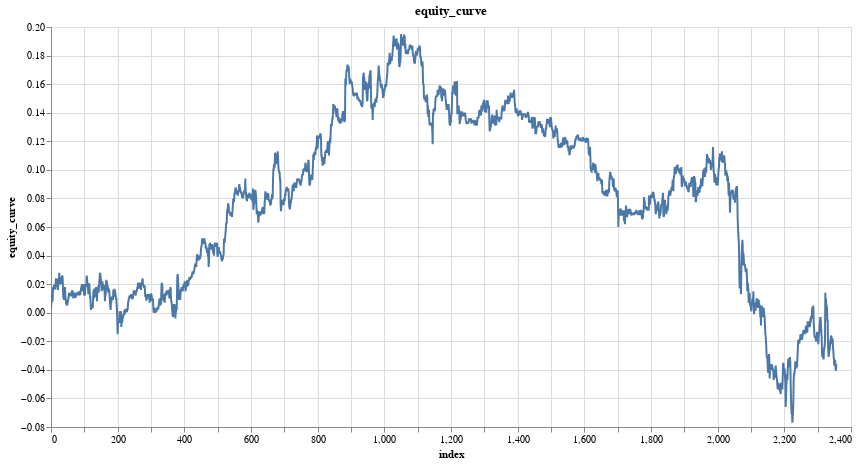

The cell this chart's notebook holds for it:
### Code cell
research.plot_column(trade_results,'equity_curve')

### Figure 1 — Vega specification as saved in the notebook (floating-point values rounded to 4 significant figures; data arrays with more than 128 entries replaced by an {"elided": "..."} marker saying what was removed)
{"$schema": "https://vega.github.io/schema/vega/v5.json", "data": [{"name": "param_5_store"}, {"name": "source_0", "values": {"elided": "2357 records"}}, {"name": "source_0_x_domain_index", "values": [{"min": 0, "max": 2356}]}, {"name": "source_0_y_domain_equity_curve", "values": [{"min": -0.077, "max": 0.195}]}], "signals": [{"name": "unit", "value": {}, "on": [{"events": "pointermove", "update": "isTuple(group()) ? group() : unit"}]}, {"name": "param_5", "update": "vlSelectionResolve(\"param_5_store\", \"union\")"}, {"name": "param_5_index", "on": [{"events": [{"source": "view", "type": "dblclick"}], "update": "null"}, {"events": {"signal": "param_5_translate_delta"}, "update": "panLinear(param_5_translate_anchor.extent_x, -param_5_translate_delta.x / width)"}, {"events": {"signal": "param_5_zoom_delta"}, "update": "zoomLinear(domain(\"x\"), param_5_zoom_anchor.x, param_5_zoom_delta)"}]}, {"name": "param_5_equity_curve", "on": [{"events": [{"source": "view", "type": "dblclick"}], "update": "null"}, {"events": {"signal": "param_5_translate_delta"}, "update": "panLinear(param_5_translate_anchor.extent_y, param_5_translate_delta.y / height)"}, {"events": {"signal": "param_5_zoom_delta"}, "update": "zoomLinear(domain(\"y\"), param_5_zoom_anchor.y, param_5_zoom_delta)"}]}, {"name": "param_5_tuple", "on": [{"events": [{"signal": "param_5_index || param_5_equity_curve"}], "update": "param_5_index && param_5_equity_curve ? {unit: \"\", fields: param_5_tuple_fields, values: [param_5_index,param_5_equity_curve]} : null"}]}, {"name": "param_5_tuple_fields", "value": [{"field": "index", "channel": "x", "type": "R"}, {"field": "equity_curve", "channel": "y", "type": "R"}]}, {"name": "param_5_translate_anchor", "value": {}, "on": [{"events": [{"source": "scope", "type": "pointerdown"}], "update": "{x: x(unit), y: y(unit), extent_x: domain(\"x\"), extent_y: domain(\"y\")}"}]}, {"name": "param_5_translate_delta", "value": {}, "on": [{"events": [{"source": "window", "between": [{"source": "scope", "type": "pointerdown"}, {"source": "window", "type": "pointerup"}], "type": "pointermove", "consume": true}], "update": "{x: param_5_translate_anchor.x - x(unit), y: param_5_translate_anchor.y - y(unit)}"}]}, {"name": "param_5_zoom_anchor", "on": [{"events": [{"source": "scope", "type": "wheel", "consume": true}], "update": "{x: invert(\"x\", x(unit)), y: invert(\"y\", y(unit))}"}]}, {"name": "param_5_zoom_delta", "on": [{"events": [{"source": "scope", "type": "wheel", "consume": true}], "update": "pow(1.001, event.deltaY * pow(16, event.deltaMode))", "force": true}]}, {"name": "param_5_modify", "on": [{"events": {"signal": "param_5_tuple"}, "update": "modify(\"param_5_store\", param_5_tuple, true)"}]}], "marks": [{"type": "line", "name": "marks", "from": {"data": "source_0"}, "sort": {"field": "x"}, "encode": {"update": {"x": {"field": "index", "scale": "x"}, "y": {"field": "equity_curve", "scale": "y"}, "tooltip": {"signal": "{\"index\": format(datum[\"index\"], \"\"), \"equity_curve\": format(datum[\"equity_curve\"], \"\")}"}, "stroke": {"value": "#4c78a8"}, "defined": {"signal": "isValid(datum[\"index\"]) && isFinite(+datum[\"index\"]) && isValid(datum[\"equity_curve\"]) && isFinite(+datum[\"equity_curve\"])"}}}, "clip": true, "style": ["line"], "interactive": true}], "scales": [{"name": "x", "type": "linear", "domain": [{"signal": "(data(\"source_0_x_domain_index\")[0] || {}).min"}, {"signal": "(data(\"source_0_x_domain_index\")[0] || {}).max"}], "range": [0, {"signal": "width"}], "zero": false, "nice": true, "domainRaw": {"signal": "param_5[\"index\"]"}}, {"name": "y", "type": "linear", "domain": [{"signal": "(data(\"source_0_y_domain_equity_curve\")[0] || {}).min"}, {"signal": "(data(\"source_0_y_domain_equity_curve\")[0] || {}).max"}], "range": [{"signal": "height"}, 0], "zero": true, "domainRaw": {"signal": "param_5[\"equity_curve\"]"}, "nice": true}], "axes": [{"scale": "x", "ticks": false, "tickCount": {"signal": "ceil(width/40)"}, "zindex": 0, "labels": false, "gridScale": "y", "minExtent": 0, "aria": false, "orient": "bottom", "grid": true, "maxExtent": 0, "domain": false}, {"scale": "y", "zindex": 0, "labels": false, "minExtent": 0, "grid": true, "maxExtent": 0, "domain": false, "orient": "left", "aria": false, "tickCount": {"signal": "ceil(height/40)"}, "ticks": false, "gridScale": "x"}, {"scale": "x", "tickCount": {"signal": "ceil(width/40)"}, "title": "index", "grid": false, "labelFlush": true, "orient": "bottom", "zindex": 0, "labelOverlap": true}, {"scale": "y", "title": "equity_curve", "orient": "left", "tickCount": {"signal": "ceil(height/40)"}, "grid": false, "labelOverlap": true, "zindex": 0}], "title": {"text": "equity_curve", "frame": "group"}, "background": "white", "width": 800, "padding": 5, "height": 400, "style": "cell"}
